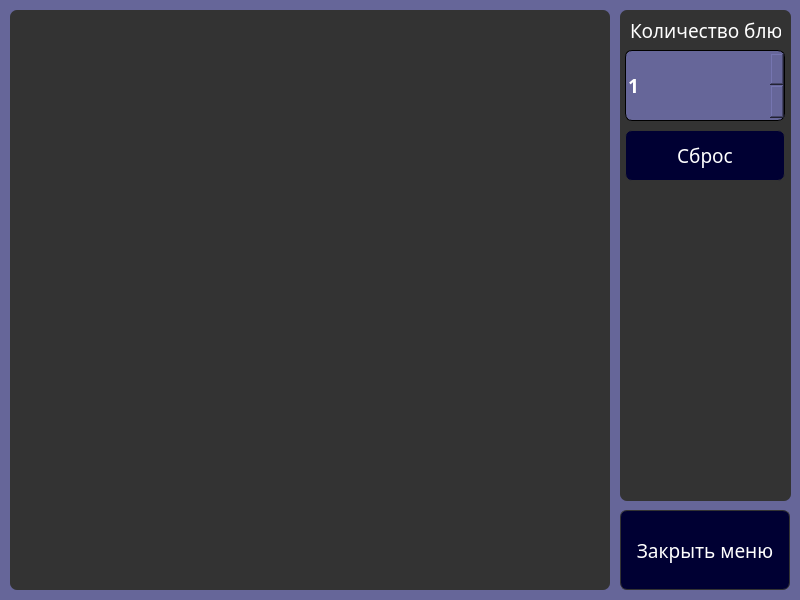
<?xml version="1.0" encoding="UTF-8"?>
<ui version="4.0">
 <class>PositionPick</class>
 <widget class="QWidget" name="PositionPick">
  <property name="geometry">
   <rect>
    <x>0</x>
    <y>0</y>
    <width>800</width>
    <height>600</height>
   </rect>
  </property>
  <property name="minimumSize">
   <size>
    <width>800</width>
    <height>600</height>
   </size>
  </property>
  <property name="maximumSize">
   <size>
    <width>800</width>
    <height>600</height>
   </size>
  </property>
  <property name="windowTitle">
   <string>Выбор позиций меню</string>
  </property>
  <property name="styleSheet">
   <string notr="true">QWidget{
	background-color: #666699;
}</string>
  </property>
  <widget class="QWidget" name="ParentWidget" native="true">
   <property name="geometry">
    <rect>
     <x>10</x>
     <y>10</y>
     <width>600</width>
     <height>580</height>
    </rect>
   </property>
   <property name="styleSheet">
    <string notr="true">QWidget{
	background-color: #333333;
	border-radius: 7px;
}</string>
   </property>
  </widget>
  <widget class="QWidget" name="widget_2" native="true">
   <property name="geometry">
    <rect>
     <x>620</x>
     <y>10</y>
     <width>171</width>
     <height>491</height>
    </rect>
   </property>
   <property name="styleSheet">
    <string notr="true">QWidget{
	background-color: #333333;
	border-radius: 7px;
}</string>
   </property>
   <widget class="QSpinBox" name="quantity">
    <property name="geometry">
     <rect>
      <x>5</x>
      <y>40</y>
      <width>160</width>
      <height>71</height>
     </rect>
    </property>
    <property name="font">
     <font>
      <family>Anonymous Pro</family>
      <pointsize>14</pointsize>
      <weight>75</weight>
      <bold>true</bold>
     </font>
    </property>
    <property name="styleSheet">
     <string notr="true">QSpinBox{
	border: 1px solid black;
	background-color: #666699;
	color: white;
}</string>
    </property>
    <property name="maximum">
     <number>999</number>
    </property>
    <property name="value">
     <number>1</number>
    </property>
   </widget>
   <widget class="QLabel" name="label">
    <property name="geometry">
     <rect>
      <x>10</x>
      <y>10</y>
      <width>151</width>
      <height>21</height>
     </rect>
    </property>
    <property name="font">
     <font>
      <family>Anonymous Pro</family>
      <pointsize>14</pointsize>
     </font>
    </property>
    <property name="styleSheet">
     <string notr="true">QLabel{
	color: white;
	border: none;
}</string>
    </property>
    <property name="text">
     <string>Количество блюд</string>
    </property>
   </widget>
   <widget class="QPushButton" name="resetButton">
    <property name="geometry">
     <rect>
      <x>5</x>
      <y>120</y>
      <width>160</width>
      <height>51</height>
     </rect>
    </property>
    <property name="font">
     <font>
      <family>Anonymous Pro</family>
      <pointsize>14</pointsize>
     </font>
    </property>
    <property name="styleSheet">
     <string notr="true">QPushButton{
	color: white;
	background-color: #000033;
	border: 1px solid #333333;
	border-radius: 7px;
}

QPushButton:hover{
	background-color: #666699;
}

QPushButton:pressed{
	background-color:rgb(0, 0, 30);
	border: 3px inset
}</string>
    </property>
    <property name="text">
     <string>Сброс</string>
    </property>
   </widget>
  </widget>
  <widget class="QPushButton" name="closeButton">
   <property name="geometry">
    <rect>
     <x>620</x>
     <y>510</y>
     <width>170</width>
     <height>80</height>
    </rect>
   </property>
   <property name="font">
    <font>
     <family>Anonymous Pro</family>
     <pointsize>14</pointsize>
    </font>
   </property>
   <property name="styleSheet">
    <string notr="true">QPushButton{
	color: white;
	background-color: #000033;
	border: 1px solid #333333;
	border-radius: 7px;
}

QPushButton:hover{
	background-color: #333333;
}

QPushButton:pressed{
	background-color:rgb(0, 0, 30);
	border: 3px inset
}</string>
   </property>
   <property name="text">
    <string>Закрыть меню</string>
   </property>
  </widget>
 </widget>
 <resources/>
 <connections/>
</ui>
